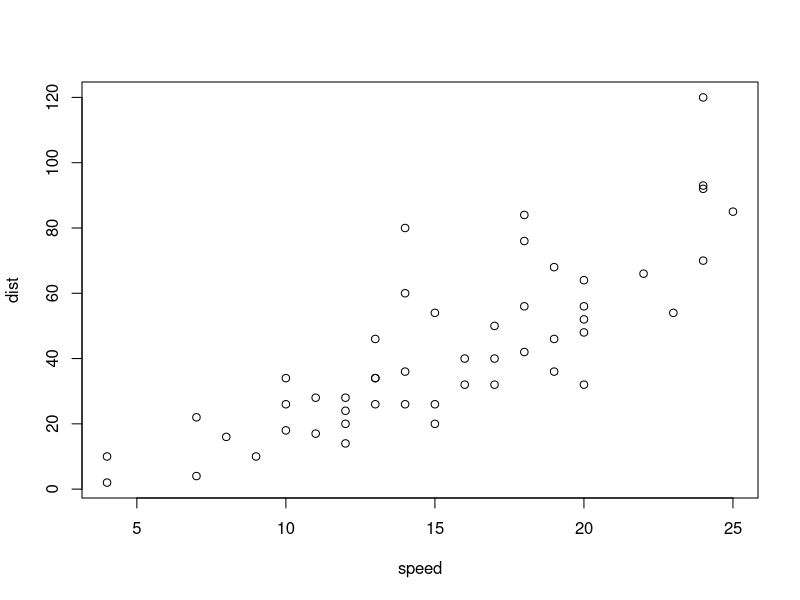
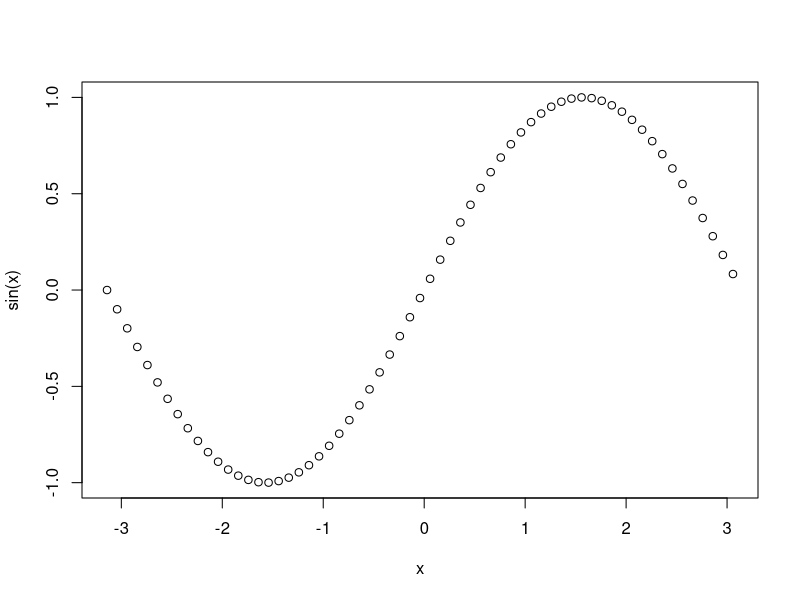
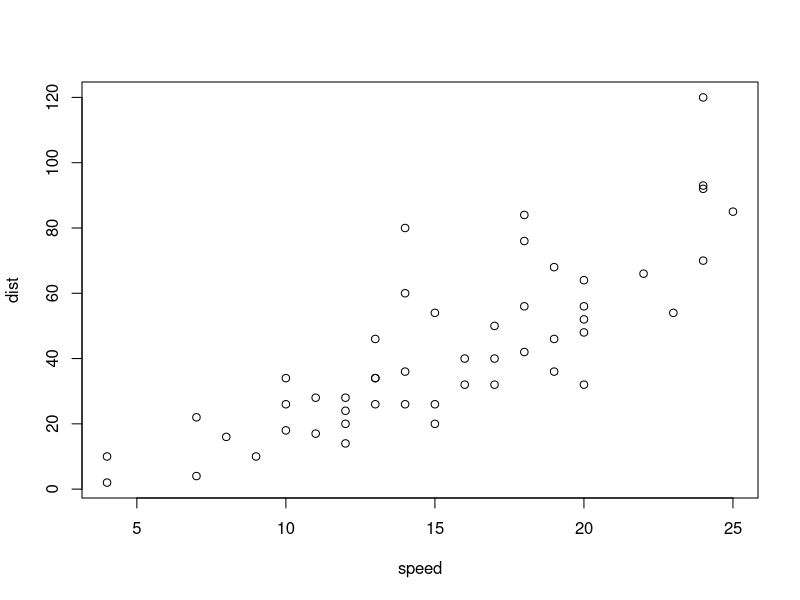
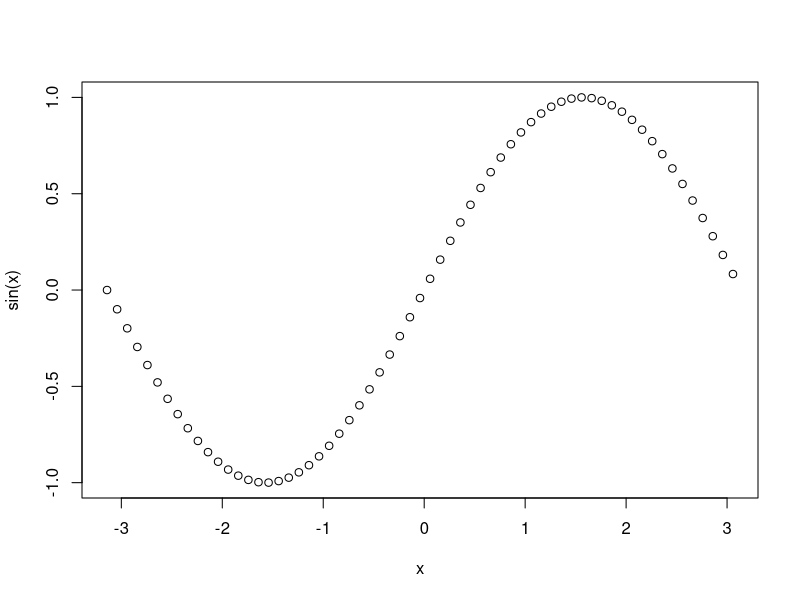

The R source for these figures, in order:
## ---- chunk 1
#| label: fig-exampleA
plot(cars)
## ---- chunk 2
#| label: fig-exampleB
x <- seq(-pi, pi, 0.1)
plot(x, sin(x))
## ---- chunk 3
#| label: fig-exampleA2
plot(cars)
## ---- chunk 4
#| label: fig-exampleB2
x <- seq(-pi, pi, 0.1)
plot(x, sin(x))
